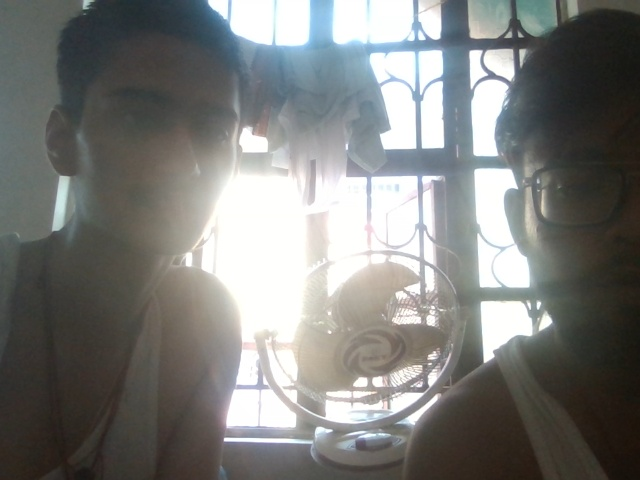
#> input picture ml-service/training/data/clean/sample_1781946794187.jpg, 640 x 480 px
$ python -i image_processing.py   (imports and definitions only)   (older library calls are emulated)
#> lines starting #> are read from the running program, lines starting #| are printed output that depends on the picture; after the words box and inside, x2 and y2 are one past the last pixel; in counts of white or black regions, pixels touching at a corner belong together
#> further down, picture is the input picture: shape (480, 640, 3); mean B, G, R 122.6, 124.9, 123.9
"""
Low-level image processing utilities for the detection models.

Handles skin segmentation, contour extraction, edge detection, and
feature extraction. These are the building blocks that FaceGuard and
PhoneSentry rely on before feeding data into their CNNs.
"""

import cv2
import numpy as np


def segment_skin(frame: np.ndarray) -> np.ndarray:
    """
    Simple HSV-based skin color segmentation.

    Not perfect by any means — struggles with very dark or very light skin,
    and lighting conditions matter a lot. But it's fast and works well enough
    as a first-pass filter to find candidate face regions.

    Returns a binary mask where white = probable skin pixels.
    """
    hsv = cv2.cvtColor(frame, cv2.COLOR_BGR2HSV)
#> hsv: shape (480, 640, 3); mean H, S, V 48.8, 32.2, 129.3

    # these ranges cover most skin tones under decent lighting
    lower_bound = np.array([0, 40, 80], dtype=np.uint8)
    upper_bound = np.array([25, 170, 255], dtype=np.uint8)

    mask = cv2.inRange(hsv, lower_bound, upper_bound)
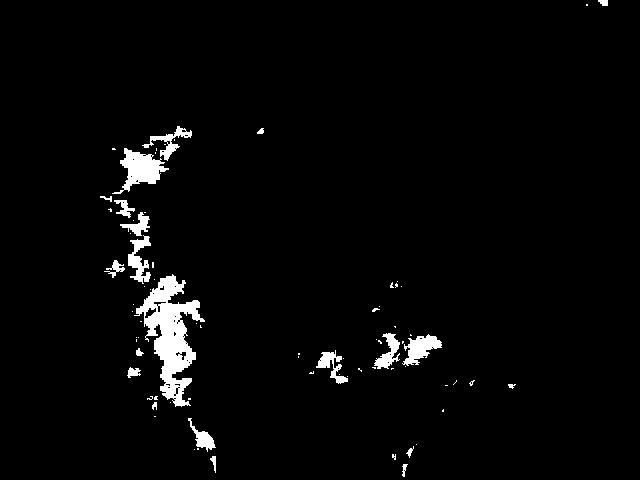
#> mask: shape (480, 640); 2.9% white; 77 white regions (56 under 20 px), largest, box (x1, y1, x2, y2) and area: (134, 274, 205, 407) 3760, (112, 148, 169, 194) 1123, (402, 334, 442, 366) 646

    # close first to fill small gaps in the skin region,
    # then open to remove noise specks
    kernel_close = cv2.getStructuringElement(cv2.MORPH_ELLIPSE, (5, 5))
    kernel_open = cv2.getStructuringElement(cv2.MORPH_ELLIPSE, (3, 3))

    mask = cv2.morphologyEx(mask, cv2.MORPH_CLOSE, kernel_close)
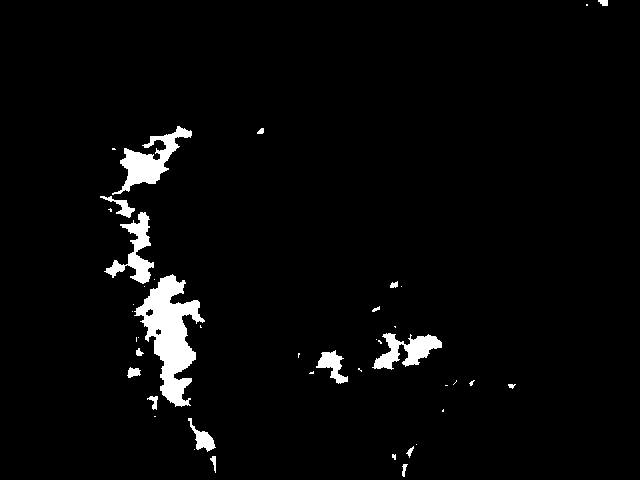
#> mask: shape (480, 640); 3.3% white; 43 white regions (25 under 20 px), largest, box (x1, y1, x2, y2) and area: (134, 274, 205, 407) 4161, (112, 126, 192, 195) 1773, (104, 212, 154, 284) 1223
    mask = cv2.morphologyEx(mask, cv2.MORPH_OPEN, kernel_open)
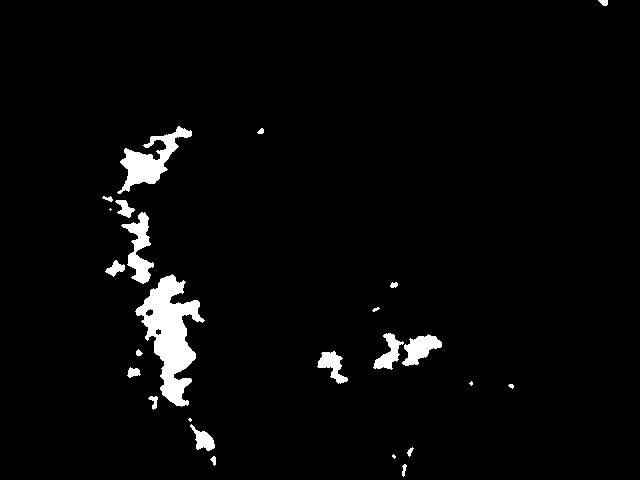
#> mask: shape (480, 640); 3.2% white; 25 white regions (4 under 20 px), largest, box (x1, y1, x2, y2) and area: (135, 274, 205, 407) 4099, (117, 126, 192, 194) 1730, (121, 212, 154, 284) 1011

    return mask


# [77 lines left out: functions extract_contour_regions, sobel_edges, color_histogram, preprocess_for_cnn, not called in this run]

>>> import cv2
>>> picture = cv2.imread('../training/data/clean/sample_1781946794187.jpg')
>>> result = segment_skin(picture)
